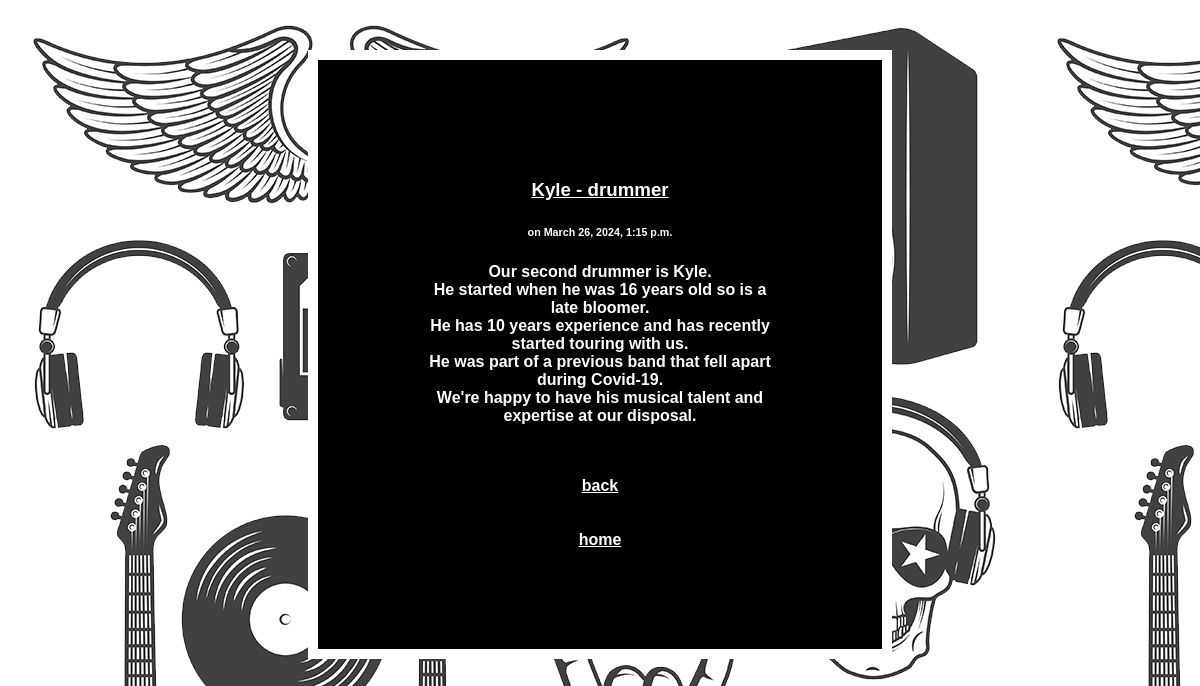
The page /rockband/2/ on the database its author committed.
### rockband/models.py (models this page shows)
class Post(models.Model):
    id = models.AutoField(primary_key=True)
    title = models.CharField(max_length=400)
    body = models.TextField()
    signature = models.CharField(max_length=140, default = "Wesley")
    date = models.DateTimeField()

### rockband/views.py (the view)
# urls.py: path('<int:pk>/', views.Postdetail.as_view(), name = 'post'),
class Postdetail(generic.DetailView):
    model = Post
    template_name="post.html"

### rockband/templates/post.html (shortened to what this page needs)
{% extends "base.html" %}
{% block content %}
<div class="container-sm">
    <h3><a href="/rockband/{{post.id}}">{{ post.title }}</a></h3>
    <h6> on {{ post.date }}</h6>
    <div class = "container">
        {{ post.body|safe|linebreaks}}
    </div>
    <br><br>
    <a href="{% url 'rockband:blog' %}">back</a>
    <br>
    <br>
    <br>
    <a href="{% url 'home' %}">home</a>
</div>
{% endblock %}

### rockband/templates/post.html (style rules this page uses)
.container-sm { text-align: center; font-weight: bold; font-family:Verdana, Geneva, Tahoma, sans-serif; color: white; margin-top: 50px; margin-bottom: 600px; margin-right: 300px; margin-left: 300px; padding: 100px; border: 10px solid white; background-color:black; }
a { color: white; }

### rows shown on the page
Post: title "Kyle - drummer", date "March 26, 2024, 1:15 p.m.", body "Our second drummer is Kyle. He started when he was 16 years old so is a late bloomer. He has 10 years experience and has recently started touring with us. He was part of a previous band that fell apart during Covid-19. We're happy to have his musical talent and expertise at our disposal."
